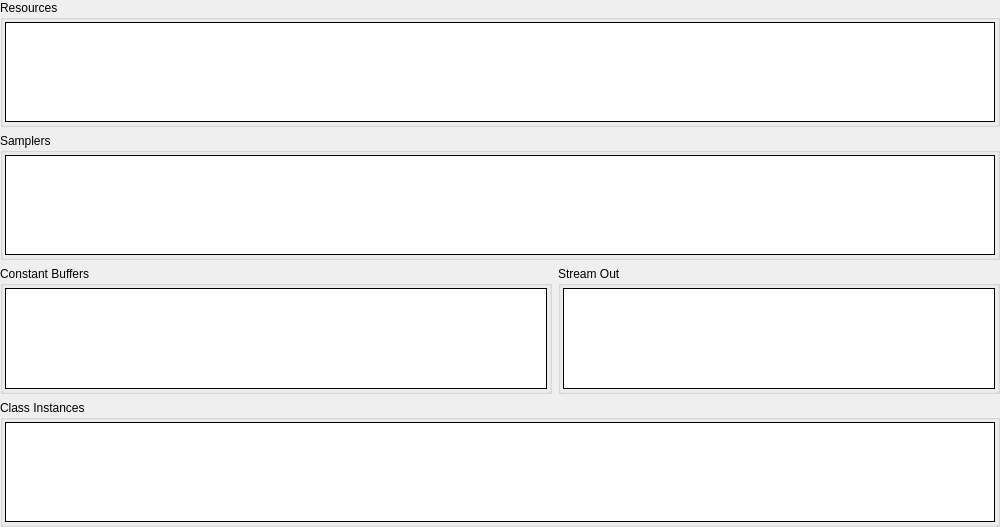
         <widget class="QWidget" name="gsScrollContents">
          <property name="geometry">
           <rect>
            <x>0</x>
            <y>0</y>
            <width>1000</width>
            <height>527</height>
           </rect>
          </property>
          <layout class="QVBoxLayout" name="verticalLayout_13">
           <property name="leftMargin">
            <number>0</number>
           </property>
           <property name="topMargin">
            <number>0</number>
           </property>
           <property name="rightMargin">
            <number>0</number>
           </property>
           <property name="bottomMargin">
            <number>0</number>
           </property>
           <item>
            <widget class="QGroupBox" name="gsResGroup">
             <property name="sizePolicy">
              <sizepolicy hsizetype="Preferred" vsizetype="Expanding">
               <horstretch>0</horstretch>
               <verstretch>0</verstretch>
              </sizepolicy>
             </property>
             <property name="title">
              <string>Resources</string>
             </property>
             <layout class="QHBoxLayout" name="horizontalLayout_20">
              <property name="leftMargin">
               <number>2</number>
              </property>
              <property name="topMargin">
               <number>2</number>
              </property>
              <property name="rightMargin">
               <number>2</number>
              </property>
              <property name="bottomMargin">
               <number>2</number>
              </property>
              <item>
               <widget class="RDTreeWidget" name="gsResources">
                <property name="frameShape">
                 <enum>QFrame::Box</enum>
                </property>
                <property name="frameShadow">
                 <enum>QFrame::Plain</enum>
                </property>
                <property name="editTriggers">
                 <set>QAbstractItemView::NoEditTriggers</set>
                </property>
                <property name="showDropIndicator" stdset="0">
                 <bool>false</bool>
                </property>
                <property name="rootIsDecorated">
                 <bool>false</bool>
                </property>
                <property name="allColumnsShowFocus">
                 <bool>true</bool>
                </property>
                <attribute name="headerStretchLastSection">
                 <bool>false</bool>
                </attribute>
               </widget>
              </item>
             </layout>
            </widget>
           </item>
           <item>
            <widget class="QGroupBox" name="gsSamplerGroup">
             <property name="sizePolicy">
              <sizepolicy hsizetype="Preferred" vsizetype="Expanding">
               <horstretch>0</horstretch>
               <verstretch>0</verstretch>
              </sizepolicy>
             </property>
             <property name="title">
              <string>Samplers</string>
             </property>
             <layout class="QHBoxLayout" name="horizontalLayout_28">
              <property name="leftMargin">
               <number>2</number>
              </property>
              <property name="topMargin">
               <number>2</number>
              </property>
              <property name="rightMargin">
               <number>2</number>
              </property>
              <property name="bottomMargin">
               <number>2</number>
              </property>
              <item>
               <widget class="RDTreeWidget" name="gsSamplers">
                <property name="frameShape">
                 <enum>QFrame::Box</enum>
                </property>
                <property name="frameShadow">
                 <enum>QFrame::Plain</enum>
                </property>
                <property name="editTriggers">
                 <set>QAbstractItemView::NoEditTriggers</set>
                </property>
                <property name="showDropIndicator" stdset="0">
                 <bool>false</bool>
                </property>
                <property name="rootIsDecorated">
                 <bool>false</bool>
                </property>
                <property name="allColumnsShowFocus">
                 <bool>true</bool>
                </property>
                <attribute name="headerStretchLastSection">
                 <bool>false</bool>
                </attribute>
               </widget>
              </item>
             </layout>
            </widget>
           </item>
           <item>
            <layout class="QHBoxLayout" name="soHLayout">
             <item>
              <widget class="QGroupBox" name="gsCBufferGroup">
               <property name="sizePolicy">
                <sizepolicy hsizetype="Preferred" vsizetype="Expanding">
                 <horstretch>5</horstretch>
                 <verstretch>0</verstretch>
                </sizepolicy>
               </property>
               <property name="title">
                <string>Constant Buffers</string>
               </property>
               <layout class="QHBoxLayout" name="horizontalLayout_17">
                <property name="leftMargin">
                 <number>2</number>
                </property>
                <property name="topMargin">
                 <number>2</number>
                </property>
                <property name="rightMargin">
                 <number>2</number>
                </property>
                <property name="bottomMargin">
                 <number>2</number>
                </property>
                <item>
                 <widget class="RDTreeWidget" name="gsCBuffers">
                  <property name="frameShape">
                   <enum>QFrame::Box</enum>
                  </property>
                  <property name="frameShadow">
                   <enum>QFrame::Plain</enum>
                  </property>
                  <property name="editTriggers">
                   <set>QAbstractItemView::NoEditTriggers</set>
                  </property>
                  <property name="showDropIndicator" stdset="0">
                   <bool>false</bool>
                  </property>
                  <property name="rootIsDecorated">
                   <bool>false</bool>
                  </property>
                  <property name="allColumnsShowFocus">
                   <bool>true</bool>
                  </property>
                  <attribute name="headerStretchLastSection">
                   <bool>false</bool>
                  </attribute>
                 </widget>
                </item>
               </layout>
              </widget>
             </item>
             <item>
              <widget class="QGroupBox" name="soGroup">
               <property name="sizePolicy">
                <sizepolicy hsizetype="Preferred" vsizetype="Preferred">
                 <horstretch>4</horstretch>
                 <verstretch>0</verstretch>
                </sizepolicy>
               </property>
               <property name="title">
                <string>Stream Out</string>
               </property>
               <layout class="QHBoxLayout" name="soLayout_3">
                <property name="leftMargin">
                 <number>2</number>
                </property>
                <property name="topMargin">
                 <number>2</number>
                </property>
                <property name="rightMargin">
                 <number>2</number>
                </property>
                <property name="bottomMargin">
                 <number>2</number>
                </property>
                <item>
                 <widget class="RDTreeWidget" name="gsStreamOut">
                  <property name="frameShape">
                   <enum>QFrame::Box</enum>
                  </property>
                  <property name="frameShadow">
                   <enum>QFrame::Plain</enum>
                  </property>
                  <property name="editTriggers">
                   <set>QAbstractItemView::NoEditTriggers</set>
                  </property>
                  <property name="showDropIndicator" stdset="0">
                   <bool>false</bool>
                  </property>
                  <property name="rootIsDecorated">
                   <bool>false</bool>
                  </property>
                  <property name="allColumnsShowFocus">
                   <bool>true</bool>
                  </property>
                  <attribute name="headerStretchLastSection">
                   <bool>false</bool>
                  </attribute>
                 </widget>
                </item>
               </layout>
              </widget>
             </item>
            </layout>
           </item>
           <item>
            <widget class="QGroupBox" name="gsSubroutineGroup">
             <property name="sizePolicy">
              <sizepolicy hsizetype="Preferred" vsizetype="Expanding">
               <horstretch>0</horstretch>
               <verstretch>0</verstretch>
              </sizepolicy>
             </property>
             <property name="title">
              <string>Class Instances</string>
             </property>
             <layout class="QHBoxLayout" name="horizontalLayout_18">
              <property name="leftMargin">
               <number>2</number>
              </property>
              <property name="topMargin">
               <number>2</number>
              </property>
              <property name="rightMargin">
               <number>2</number>
              </property>
              <property name="bottomMargin">
               <number>2</number>
              </property>
              <item>
               <widget class="RDTreeWidget" name="gsClasses">
                <property name="frameShape">
                 <enum>QFrame::Box</enum>
                </property>
                <property name="frameShadow">
                 <enum>QFrame::Plain</enum>
                </property>
                <property name="editTriggers">
                 <set>QAbstractItemView::NoEditTriggers</set>
                </property>
                <property name="showDropIndicator" stdset="0">
                 <bool>false</bool>
                </property>
                <property name="rootIsDecorated">
                 <bool>false</bool>
                </property>
                <property name="allColumnsShowFocus">
                 <bool>true</bool>
                </property>
                <attribute name="headerStretchLastSection">
                 <bool>false</bool>
                </attribute>
               </widget>
              </item>
             </layout>
            </widget>
           </item>
          </layout>
         </widget>
